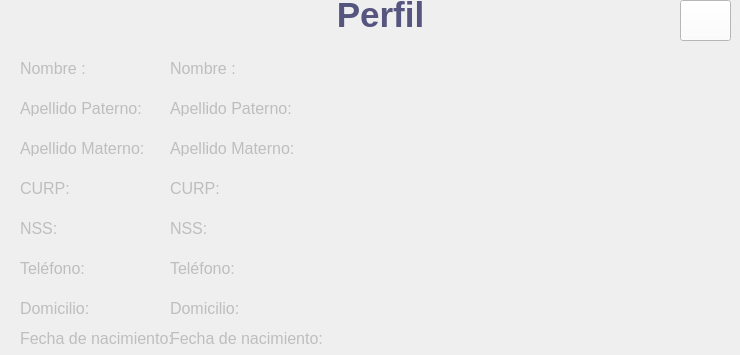
    <widget class="QWidget" name="ver_datos_8">
     <widget class="QPushButton" name="backCA_3">
      <property name="geometry">
       <rect>
        <x>680</x>
        <y>0</y>
        <width>51</width>
        <height>41</height>
       </rect>
      </property>
      <property name="styleSheet">
       <string notr="true">QPushButton {
background-color: rgb(255,255,255);
color:rgb(62,95,138);
}</string>
      </property>
      <property name="text">
       <string/>
      </property>
      <property name="icon">
       <iconset>
        <normalon>:/imgs/back.png</normalon>
       </iconset>
      </property>
     </widget>
     <widget class="QLabel" name="nombre_LB">
      <property name="enabled">
       <bool>false</bool>
      </property>
      <property name="geometry">
       <rect>
        <x>20</x>
        <y>60</y>
        <width>81</width>
        <height>16</height>
       </rect>
      </property>
      <property name="font">
       <font>
        <pointsize>12</pointsize>
       </font>
      </property>
      <property name="text">
       <string>Nombre :</string>
      </property>
     </widget>
     <widget class="QLabel" name="apP_LB">
      <property name="enabled">
       <bool>false</bool>
      </property>
      <property name="geometry">
       <rect>
        <x>20</x>
        <y>100</y>
        <width>131</width>
        <height>16</height>
       </rect>
      </property>
      <property name="font">
       <font>
        <pointsize>12</pointsize>
       </font>
      </property>
      <property name="text">
       <string>Apellido Paterno:</string>
      </property>
     </widget>
     <widget class="QLabel" name="apM_LB">
      <property name="enabled">
       <bool>false</bool>
      </property>
      <property name="geometry">
       <rect>
        <x>20</x>
        <y>140</y>
        <width>131</width>
        <height>16</height>
       </rect>
      </property>
      <property name="font">
       <font>
        <pointsize>12</pointsize>
       </font>
      </property>
      <property name="text">
       <string>Apellido Materno:</string>
      </property>
     </widget>
     <widget class="QLabel" name="curp_LB">
      <property name="enabled">
       <bool>false</bool>
      </property>
      <property name="geometry">
       <rect>
        <x>20</x>
        <y>180</y>
        <width>131</width>
        <height>16</height>
       </rect>
      </property>
      <property name="font">
       <font>
        <pointsize>12</pointsize>
       </font>
      </property>
      <property name="text">
       <string>CURP:</string>
      </property>
     </widget>
     <widget class="QLabel" name="nss_LB">
      <property name="enabled">
       <bool>false</bool>
      </property>
      <property name="geometry">
       <rect>
        <x>20</x>
        <y>220</y>
        <width>131</width>
        <height>16</height>
       </rect>
      </property>
      <property name="font">
       <font>
        <pointsize>12</pointsize>
       </font>
      </property>
      <property name="text">
       <string>NSS:</string>
      </property>
     </widget>
     <widget class="QLabel" name="telefono_LB">
      <property name="enabled">
       <bool>false</bool>
      </property>
      <property name="geometry">
       <rect>
        <x>20</x>
        <y>260</y>
        <width>131</width>
        <height>16</height>
       </rect>
      </property>
      <property name="font">
       <font>
        <pointsize>12</pointsize>
       </font>
      </property>
      <property name="text">
       <string>Teléfono:</string>
      </property>
     </widget>
     <widget class="QLabel" name="dom_LB">
      <property name="enabled">
       <bool>false</bool>
      </property>
      <property name="geometry">
       <rect>
        <x>20</x>
        <y>300</y>
        <width>131</width>
        <height>16</height>
       </rect>
      </property>
      <property name="font">
       <font>
        <pointsize>12</pointsize>
       </font>
      </property>
      <property name="text">
       <string>Domicilio:</string>
      </property>
     </widget>
     <widget class="QLabel" name="nombre_LB_2">
      <property name="enabled">
       <bool>false</bool>
      </property>
      <property name="geometry">
       <rect>
        <x>170</x>
        <y>60</y>
        <width>501</width>
        <height>16</height>
       </rect>
      </property>
      <property name="font">
       <font>
        <pointsize>12</pointsize>
       </font>
      </property>
      <property name="text">
       <string>Nombre :</string>
      </property>
     </widget>
     <widget class="QLabel" name="apP_LB_2">
      <property name="enabled">
       <bool>false</bool>
      </property>
      <property name="geometry">
       <rect>
        <x>170</x>
        <y>100</y>
        <width>491</width>
        <height>16</height>
       </rect>
      </property>
      <property name="font">
       <font>
        <pointsize>12</pointsize>
       </font>
      </property>
      <property name="text">
       <string>Apellido Paterno:</string>
      </property>
     </widget>
     <widget class="QLabel" name="apM_LB_2">
      <property name="enabled">
       <bool>false</bool>
      </property>
      <property name="geometry">
       <rect>
        <x>170</x>
        <y>140</y>
        <width>501</width>
        <height>16</height>
       </rect>
      </property>
      <property name="font">
       <font>
        <pointsize>12</pointsize>
       </font>
      </property>
      <property name="text">
       <string>Apellido Materno:</string>
      </property>
     </widget>
     <widget class="QLabel" name="curp_LB_2">
      <property name="enabled">
       <bool>false</bool>
      </property>
      <property name="geometry">
       <rect>
        <x>170</x>
        <y>180</y>
        <width>501</width>
        <height>16</height>
       </rect>
      </property>
      <property name="font">
       <font>
        <pointsize>12</pointsize>
       </font>
      </property>
      <property name="text">
       <string>CURP:</string>
      </property>
     </widget>
     <widget class="QLabel" name="nss_LB_2">
      <property name="enabled">
       <bool>false</bool>
      </property>
      <property name="geometry">
       <rect>
        <x>170</x>
        <y>220</y>
        <width>511</width>
        <height>16</height>
       </rect>
      </property>
      <property name="font">
       <font>
        <pointsize>12</pointsize>
       </font>
      </property>
      <property name="text">
       <string>NSS:</string>
      </property>
     </widget>
     <widget class="QLabel" name="telefono_LB_2">
      <property name="enabled">
       <bool>false</bool>
      </property>
      <property name="geometry">
       <rect>
        <x>170</x>
        <y>260</y>
        <width>511</width>
        <height>16</height>
       </rect>
      </property>
      <property name="font">
       <font>
        <pointsize>12</pointsize>
       </font>
      </property>
      <property name="text">
       <string>Teléfono:</string>
      </property>
     </widget>
     <widget class="QLabel" name="dom_LB_2">
      <property name="enabled">
       <bool>false</bool>
      </property>
      <property name="geometry">
       <rect>
        <x>170</x>
        <y>300</y>
        <width>521</width>
        <height>16</height>
       </rect>
      </property>
      <property name="font">
       <font>
        <pointsize>12</pointsize>
       </font>
      </property>
      <property name="text">
       <string>Domicilio:</string>
      </property>
     </widget>
     <widget class="QLabel" name="title_10">
      <property name="geometry">
       <rect>
        <x>190</x>
        <y>-10</y>
        <width>381</width>
        <height>51</height>
       </rect>
      </property>
      <property name="text">
       <string>&lt;html&gt;&lt;head/&gt;&lt;body&gt;&lt;p align=&quot;center&quot;&gt;&lt;span style=&quot; font-size:26pt; font-weight:600; color:#55557f;&quot;&gt;Perfil&lt;/span&gt;&lt;/p&gt;&lt;/body&gt;&lt;/html&gt;</string>
      </property>
     </widget>
     <widget class="QLabel" name="dom_LB_3">
      <property name="enabled">
       <bool>false</bool>
      </property>
      <property name="geometry">
       <rect>
        <x>170</x>
        <y>330</y>
        <width>521</width>
        <height>16</height>
       </rect>
      </property>
      <property name="font">
       <font>
        <pointsize>12</pointsize>
       </font>
      </property>
      <property name="text">
       <string>Fecha de nacimiento:</string>
      </property>
     </widget>
     <widget class="QLabel" name="dom_LB_4">
      <property name="enabled">
       <bool>false</bool>
      </property>
      <property name="geometry">
       <rect>
        <x>20</x>
        <y>330</y>
        <width>151</width>
        <height>16</height>
       </rect>
      </property>
      <property name="font">
       <font>
        <pointsize>12</pointsize>
       </font>
      </property>
      <property name="text">
       <string>Fecha de nacimiento:</string>
      </property>
     </widget>
    </widget>
